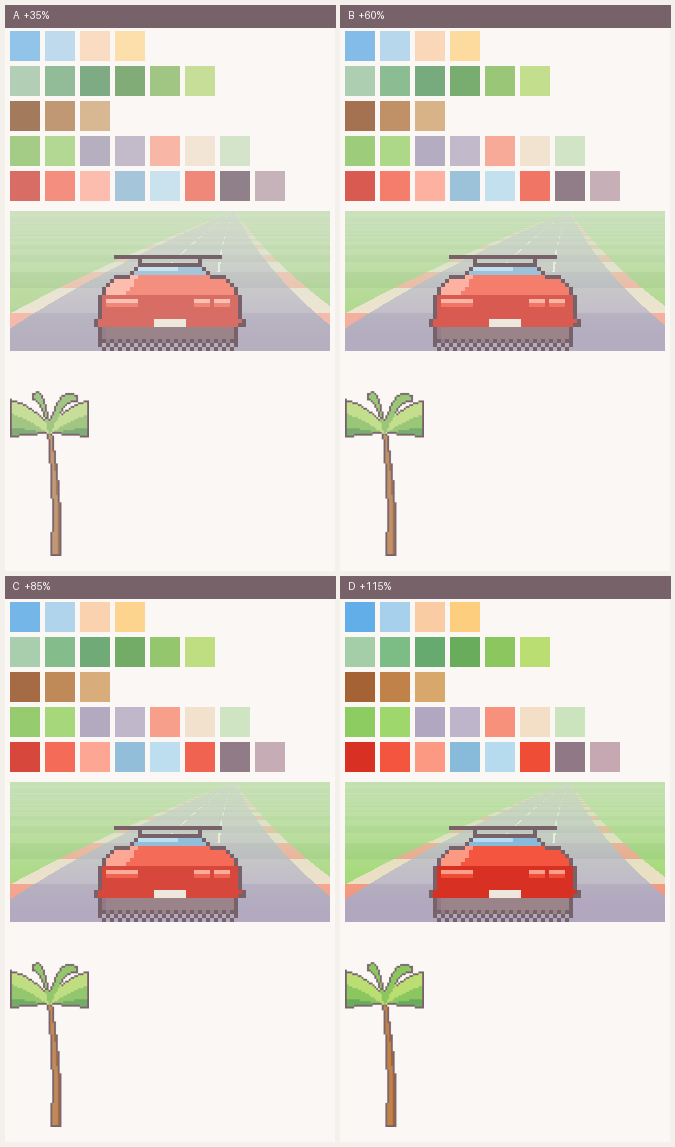

This chart was generated by the following Python code:
#!/usr/bin/env python3
"""Four saturation candidates side by side, all from the same base palette
(the contrast-fixed pastel from swatch.py, pre-boost) so they're a fair
comparison. Each candidate = palette rows + car + palm at the same scale.
"""

import colorsys
import math
import struct
import zlib

from PIL import Image

# ---- base palette (post contrast-fix, pre-saturation-boost) ----------------
BASE = dict(
    INK=(120, 98, 106), INK2=(154, 132, 138),
    SKY_TOP=(172, 206, 232), SKY_MID=(206, 224, 236), SKY_LOW=(250, 230, 212),
    CLOUD=(253, 248, 244), SUN=(253, 232, 196),
    HILL_FAR=(188, 206, 190), HILL_NEAR=(160, 188, 164), TREELINE=(140, 170, 144),
    LEAF_D=(142, 172, 136), LEAF_M=(172, 198, 152), LEAF_L=(206, 222, 174),
    WOOD_D=(164, 134, 114), WOOD_M=(192, 164, 138), WOOD_L=(216, 194, 168),
    ROAD_L=(198, 194, 202), ROAD_D=(186, 182, 192),
    GRASS_L=(190, 216, 168), GRASS_D=(176, 204, 156),
    RUMBLE_L=(248, 202, 192), RUMBLE_D=(242, 234, 224),
    LANE=(252, 248, 242), FOG=(218, 228, 212),
    CORAL=(244, 172, 162), CORAL_D=(216, 140, 134), CORAL_L=(252, 208, 198),
    GLASS=(214, 230, 238), GLASS_D=(182, 204, 218),
    LAMP=(240, 166, 156), LAMP_L=(250, 210, 200),
    TYRE=(144, 134, 140), TYRE_D=(120, 110, 118),
    CREAM=(250, 242, 228), PLATE=(238, 232, 220), SHADOW=(198, 186, 190),
)
NO_BOOST = {"INK", "INK2", "CLOUD", "LANE", "CREAM", "PLATE"}  # keep neutrals neutral

CANDIDATES = [("A  +35%", 0.35), ("B  +60%", 0.60), ("C  +85%", 0.85), ("D  +115%", 1.15)]

ROWS = ["sky / horizon", "hills / trees", "wood", "road", "vehicle"]
ROW_KEYS = [
    ["SKY_TOP", "SKY_MID", "SKY_LOW", "SUN"],
    ["HILL_FAR", "HILL_NEAR", "TREELINE", "LEAF_D", "LEAF_M", "LEAF_L"],
    ["WOOD_D", "WOOD_M", "WOOD_L"],
    ["GRASS_D", "GRASS_L", "ROAD_D", "ROAD_L", "RUMBLE_L", "RUMBLE_D", "FOG"],
    ["CORAL_D", "CORAL", "CORAL_L", "GLASS_D", "GLASS", "LAMP", "TYRE", "SHADOW"],
]


def boost(c, k):
    r, g, b = c
    h, s, v = colorsys.rgb_to_hsv(r / 255, g / 255, b / 255)
    s = min(1.0, s * (1 + k) + 0.02)
    r2, g2, b2 = colorsys.hsv_to_rgb(h, s, v)
    return (round(r2 * 255), round(g2 * 255), round(b2 * 255))


def palette_for(k):
    return {
        name: (c if name in NO_BOOST else boost(c, k)) for name, c in BASE.items()
    }


# ------------------------------------------------------------------ drawing --


class Img:
    def __init__(self, w, h):
        self.w, self.h = w, h
        self.px = bytearray(w * h * 4)

    def set(self, x, y, c):
        x, y = int(x), int(y)
        if 0 <= x < self.w and 0 <= y < self.h:
            i = (y * self.w + x) * 4
            self.px[i : i + 4] = bytes((c[0], c[1], c[2], 255))

    def rect(self, x, y, w, h, c):
        for yy in range(int(y), int(y + h)):
            for xx in range(int(x), int(x + w)):
                self.set(xx, yy, c)


class Pen:
    def __init__(self, w, h, p):
        self.w, self.h, self.p = w, h, p
        self.gw, self.gh = -(-w // p), -(-h // p)
        self.g = [None] * (self.gw * self.gh)

    def s(self, x, y, c):
        x, y = int(x), int(y)
        if 0 <= x < self.gw and 0 <= y < self.gh:
            self.g[y * self.gw + x] = c

    def at(self, x, y):
        if 0 <= x < self.gw and 0 <= y < self.gh:
            return self.g[int(y) * self.gw + int(x)]
        return None

    def rect(self, x, y, w, h, c):
        for yy in range(int(y), int(y + h)):
            for xx in range(int(x), int(x + w)):
                self.s(xx, yy, c)

    def trap(self, y0, xl0, xr0, y1, xl1, xr1, c):
        y0, y1 = int(y0), int(y1)
        if y1 <= y0:
            return
        for y in range(y0, y1):
            t = (y - y0) / (y1 - y0)
            for x in range(int(round(xl0 + (xl1 - xl0) * t)), int(round(xr0 + (xr1 - xr0) * t))):
                self.s(x, y, c)

    def poly(self, pts, c):
        ys = [p[1] for p in pts]
        for y in range(int(min(ys)), int(max(ys)) + 1):
            xs = []
            for i in range(len(pts)):
                x1, y1 = pts[i]
                x2, y2 = pts[(i + 1) % len(pts)]
                if (y1 <= y < y2) or (y2 <= y < y1):
                    xs.append(x1 + (y - y1) * (x2 - x1) / (y2 - y1))
            xs.sort()
            for i in range(0, len(xs) - 1, 2):
                for x in range(int(xs[i]), int(xs[i + 1]) + 1):
                    self.s(x, y, c)

    def dither(self, x, y, w, h, c, phase=0):
        for yy in range(int(y), int(y + h)):
            for xx in range(int(x), int(x + w)):
                if (xx + yy + phase) % 2 == 0:
                    self.s(xx, yy, c)

    def outline_in(self, c):
        edge = []
        for y in range(self.gh):
            for x in range(self.gw):
                if self.at(x, y) is None:
                    continue
                for dx, dy in ((1, 0), (-1, 0), (0, 1), (0, -1)):
                    nx, ny = x + dx, y + dy
                    if not (0 <= nx < self.gw and 0 <= ny < self.gh) or self.at(nx, ny) is None:
                        edge.append((x, y))
                        break
        for x, y in edge:
            self.s(x, y, c)

    def img(self):
        im = Img(self.w, self.h)
        for gy in range(self.gh):
            for gx in range(self.gw):
                c = self.g[gy * self.gw + gx]
                if c is not None:
                    im.rect(gx * self.p, gy * self.p, self.p, self.p, c)
        return im


def car_ferrari(pal, w=80, h=56, p=2):
    body, body_d, body_l = pal["CORAL"], pal["CORAL_D"], pal["CORAL_L"]
    pen = Pen(w, h, p)
    gw, gh = pen.gw, pen.gh
    shadow_h = 2
    ground = gh - shadow_h
    tyre_top = ground - 4
    panel = int(gh * 0.50)
    deck = int(gh * 0.34)
    wing = int(gh * 0.16)
    pen.rect(gw * 0.06, tyre_top, gw * 0.13, ground - tyre_top, pal["TYRE"])
    pen.rect(gw * 0.81, tyre_top, gw * 0.13, ground - tyre_top, pal["TYRE"])
    pen.rect(gw * 0.16, wing, gw * 0.68, 1.6, body_l)
    pen.rect(gw * 0.30, wing + 1, 1.4, deck - wing, body_d)
    pen.rect(gw * 0.68, wing + 1, 1.4, deck - wing, body_d)
    pen.trap(wing + 2, gw * 0.30, gw * 0.70, deck, gw * 0.24, gw * 0.76, pal["GLASS_D"])
    pen.trap(wing + 2, gw * 0.31, gw * 0.55, deck - 1, gw * 0.25, gw * 0.53, pal["GLASS"])
    pen.trap(deck, gw * 0.14, gw * 0.86, panel, gw * 0.05, gw * 0.95, body)
    pen.trap(deck, gw * 0.14, gw * 0.30, panel, gw * 0.05, gw * 0.22, body_l)
    pen.trap(panel, gw * 0.05, gw * 0.95, tyre_top, gw * 0.03, gw * 0.97, body_d)
    ly = panel + 1
    for lx in (gw * 0.10, gw * 0.22, gw * 0.66, gw * 0.78):
        pen.rect(lx, ly, gw * 0.10, 2, pal["LAMP"])
        pen.rect(lx, ly, gw * 0.10, 1, pal["LAMP_L"])
    pen.trap(tyre_top, gw * 0.10, gw * 0.90, ground, gw * 0.12, gw * 0.88, pal["INK2"])
    pen.rect(gw * 0.40, tyre_top - 2, gw * 0.20, 2, pal["PLATE"])
    pen.dither(gw * 0.06, ground, gw * 0.88, shadow_h, pal["SHADOW"])
    pen.outline_in(pal["INK"])
    return pen.img()


def palm_tree(pal, w=215, h=540, p=5):
    pen = Pen(w, h, p)
    gw, gh = pen.gw, pen.gh
    cx = gw / 2
    crown_y = gh * 0.36
    for gy in range(int(crown_y), gh):
        t = (gy - crown_y) / (gh - crown_y)
        bend = math.sin(t * 2.0) * (gw * 0.09)
        tw = 2.0 + t * 3.4
        x0 = cx + bend - tw / 2
        for gx in range(int(x0), int(x0 + tw) + 1):
            pen.s(gx, gy, pal["WOOD_M"] if gx < x0 + tw * 0.55 else pal["WOOD_D"])
    top_x, top_y = cx, crown_y
    fronds = [
        (-1.52, 0.60, pal["LEAF_D"]), (1.52, 0.60, pal["LEAF_D"]),
        (-1.12, 0.56, pal["LEAF_M"]), (1.12, 0.56, pal["LEAF_M"]),
        (-0.66, 0.48, pal["LEAF_L"]), (0.68, 0.48, pal["LEAF_L"]),
        (-0.14, 0.40, pal["LEAF_M"]), (0.24, 0.40, pal["LEAF_M"]),
    ]
    for ang, ln, col in fronds:
        n = 8
        ribs = []
        for i in range(n + 1):
            t = i / n
            r = ln * gh * t
            x = top_x + math.cos(ang - math.pi / 2) * r * 1.45
            y = top_y + math.sin(ang - math.pi / 2) * r + t * t * ln * gh * 0.6
            ribs.append((x, y))
        thick = [0.7 + (1 - abs(i / n - 0.35)) * 3.2 for i in range(n + 1)]
        pts = [(x, y - thick[i]) for i, (x, y) in enumerate(ribs)]
        pts += [(x, y + thick[i]) for i, (x, y) in reversed(list(enumerate(ribs)))]
        pen.poly(pts, col)
    pen.outline_in(pal["INK"])
    return pen.img()


def lerp(a, b, t):
    return tuple(int(a[i] + (b[i] - a[i]) * t) for i in range(3))


def mock_strip(pal, W=320, H=140):
    """A short slice of road + car, no sky -- keeps candidates compact."""
    im = Img(W, H)
    horizon = 0
    lanes = 3
    curve = 0.4
    for y in range(H):
        t = (y + 1) / H
        fog = math.exp(-((1 - t) ** 2) * 2.0)
        cx = W / 2 + curve * (1 - t) ** 2 * W * 0.5
        hw = W * 0.6 * t
        rw = hw / max(6, 2 * lanes)
        lw = hw / max(32, 8 * lanes)
        dark = int((1 / t) * 2.2) % 2 == 0
        road = pal["ROAD_D"] if dark else pal["ROAD_L"]
        grass = pal["GRASS_D"] if dark else pal["GRASS_L"]
        rumble = pal["RUMBLE_L"] if dark else pal["RUMBLE_D"]
        for x in range(W):
            c = grass
            if cx - hw - rw <= x < cx + hw + rw:
                c = rumble
            if cx - hw <= x < cx + hw:
                c = road
            if not dark:
                for i in range(1, lanes):
                    lx = cx - hw + (2 * hw) * i / lanes
                    if lx - lw / 2 <= x < lx + lw / 2:
                        c = pal["LANE"]
            im.set(x, y, lerp(c, pal["FOG"], 1 - fog))
    car = car_ferrari(pal)
    dw, dh = car.w * 2, car.h * 2
    cw = Img(car.w, car.h)
    cw.px = car.px
    ox, oy = (W - dw) // 2, H - dh
    for y in range(car.h):
        for x in range(car.w):
            i = (y * car.w + x) * 4
            a = car.px[i + 3]
            if a:
                p = tuple(car.px[i : i + 4])
                for yy in range(2):
                    for xx in range(2):
                        im.set(ox + x * 2 + xx, oy + y * 2 + yy, p)
    return im


def write_png(im, path):
    raw = bytearray()
    st = im.w * 4
    for y in range(im.h):
        raw.append(0)
        raw += im.px[y * st : (y + 1) * st]

    def ch(tag, data):
        return struct.pack(">I", len(data)) + tag + data + struct.pack(">I", zlib.crc32(tag + data) & 0xFFFFFFFF)

    with open(path, "wb") as f:
        f.write(b"\x89PNG\r\n\x1a\n")
        f.write(ch(b"IHDR", struct.pack(">2I5B", im.w, im.h, 8, 6, 0, 0, 0)))
        f.write(ch(b"IDAT", zlib.compress(bytes(raw), 9)))
        f.write(ch(b"IEND", b""))


def main():
    SW, GAP = 30, 5
    row_h = SW + GAP
    pal_h = len(ROWS) * row_h + GAP
    strip_w, strip_h = 320, 140
    palm_h = 200

    card_w = max(9 * (SW + GAP), strip_w) + GAP * 2
    card_h = 26 + pal_h + GAP + strip_h + GAP + palm_h + GAP * 2

    sheet = Image.new("RGBA", (card_w * 2 + GAP * 3, card_h * 2 + GAP * 3), (244, 240, 236, 255))

    for idx, (label, k) in enumerate(CANDIDATES):
        pal = palette_for(k)
        card = Image.new("RGBA", (card_w, card_h), (250, 247, 244, 255))
        y = 26
        for row_i, keys in enumerate(ROW_KEYS):
            x = GAP
            for key in keys:
                c = pal[key]
                for yy in range(y, y + SW):
                    for xx in range(x, x + SW):
                        card.putpixel((xx, yy), c + (255,))
                x += SW + GAP
            y += row_h
        y += GAP
        strip = car_ferrari(pal)  # ensure defined
        strip_im = mock_strip(pal, strip_w, strip_h)
        strip_png = Image.frombytes("RGBA", (strip_im.w, strip_im.h), bytes(strip_im.px))
        card.alpha_composite(strip_png, (GAP, y))
        y += strip_h + GAP
        palm = palm_tree(pal)
        palm_png = Image.frombytes("RGBA", (palm.w, palm.h), bytes(palm.px)).resize(
            (int(palm.w * palm_h / palm.h), palm_h)
        )
        card.alpha_composite(palm_png, (GAP, y))

        cx = (idx % 2) * (card_w + GAP) + GAP
        cy = (idx // 2) * (card_h + GAP) + GAP
        sheet.alpha_composite(card, (cx, cy))
        # label text via simple block letters is overkill; draw a coloured tab
        from PIL import ImageDraw

        d = ImageDraw.Draw(sheet)
        d.rectangle([cx, cy, cx + card_w, cy + 22], fill=(120, 98, 106, 255))
        d.text((cx + 8, cy + 4), label, fill=(250, 247, 244, 255))

    sheet.save("swatch4.png")
    print("wrote swatch4.png", sheet.size)


main()
